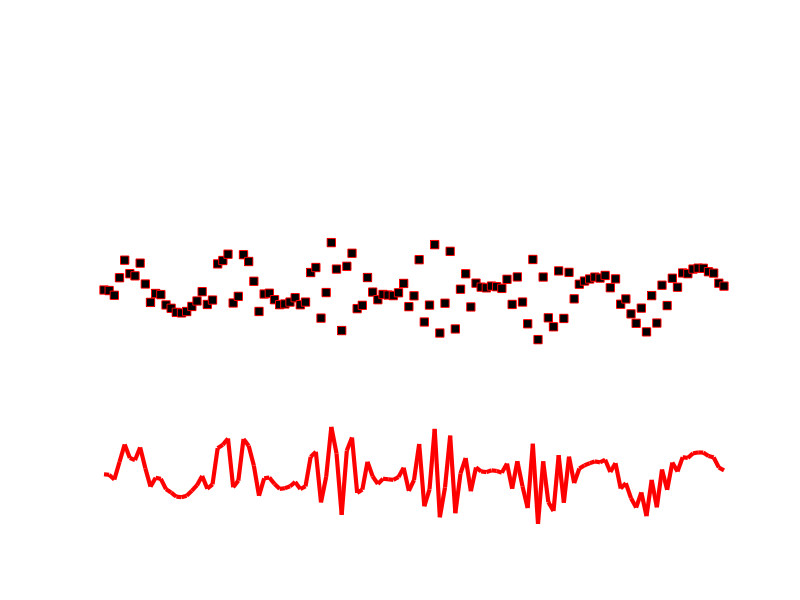
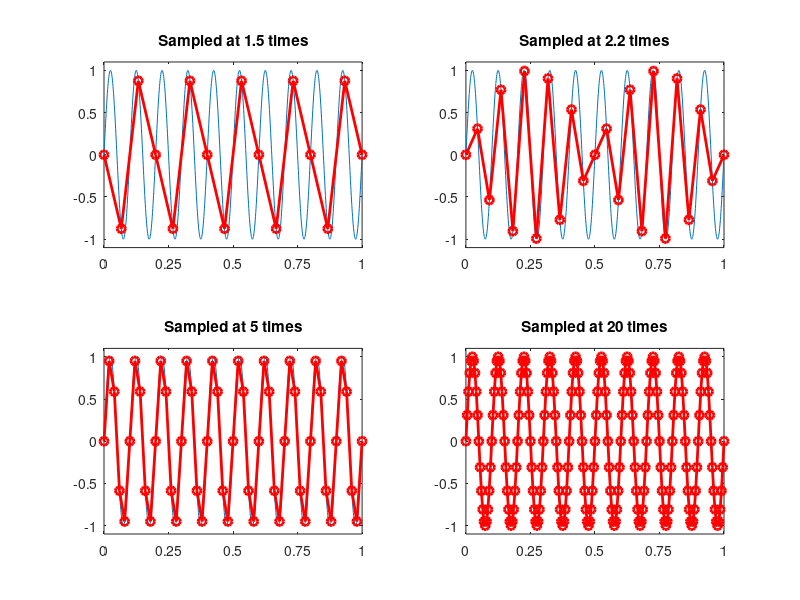
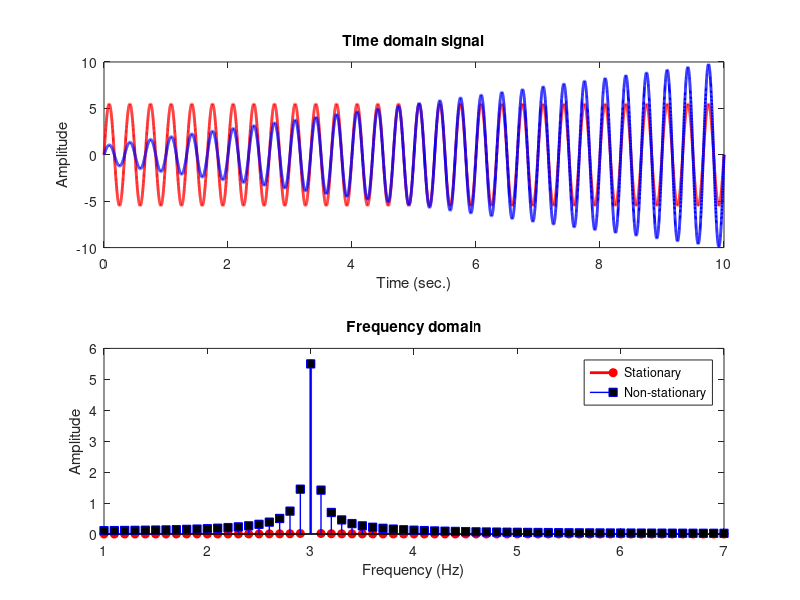
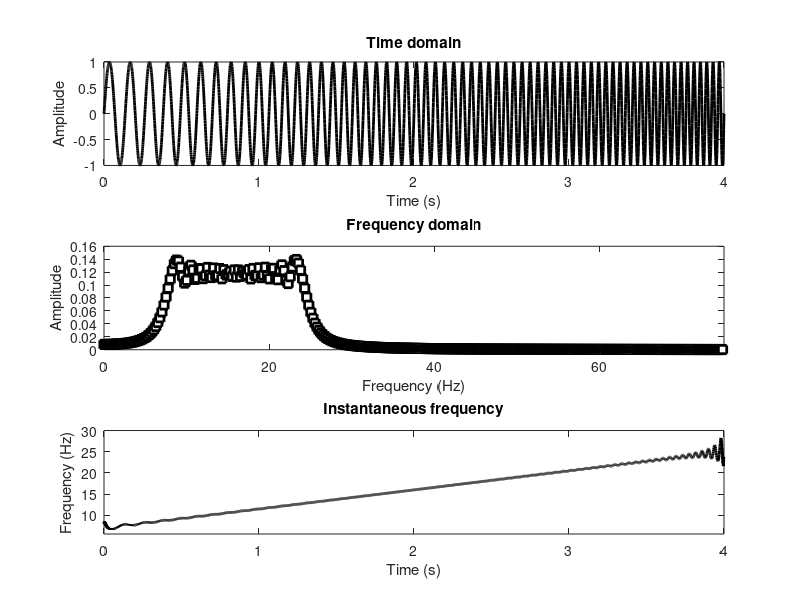

MATLAB code for these plots, in order:
%%
%     COURSE: Signal processing and image processing in MATLAB and Python
%    SECTION: Aliasing, stationarity, and violations
%      VIDEO: Aliasing
% Instructor: mikexcohen.com
%
%%
clear, clc

%% code for pictures shown in slides

srate = 1000;
t  = 0:1/srate:3;

sig = detrend( (1+sin(2*pi*2*t)) .* cos(sin(2*pi*5*t+cumsum(t/30))+t) );

figure(1), clf
subplot(311)
plot(t,sig,'w','linew',3)
axis off

subplot(312)
k = 25; % or 5
plot(t,sig,'w','linew',3), hold on
plot(t(1:k:end),sig(1:k:end),'rs','markerfacecolor','k','markersize',6)
axis off

subplot(313)
plot(t(1:k:end),sig(1:k:end),'r','linew',3)
axis off

set(gcf,'color',[33 33 33]/255)

%%

%  simulation parameters
srate  = 1000;
time   = 0:1/srate:1;
npnts  = length(time);
signal = sin(2*pi*5*time);


% measurement parameters
msrate = 10; % hz
mtime  = 0.05:1/msrate:1;
midx   = dsearchn(time',mtime');


% plot the time-domain signals
figure(2), clf
subplot(221)
plot(time,signal,'k','linew',3)
hold on
plot(time(midx),signal(midx),'mo','linew',2,'markerfacecolor','w','markersize',10)
set(gca,'ylim',[-1.1 1.1])
xlabel('time (s)'), ylabel('Amplitude')
title('Time domain')
legend({'"Analog"';'Sampled points'})


% plot the power spectrum of the "analog" signal
subplot(222)
sigX = 2*abs(fft(signal,npnts)/npnts);
hz   = linspace(0,srate/2,floor(npnts/2)+1);
stem(hz,sigX(1:length(hz)),'k','linew',2,'markerfacecolor','k')
set(gca,'xlim',[0 20])
xlabel('Frequency (Hz)'), ylabel('amplitude')
title('Frequency domain of "analog" signal')


% now plot only the measured signal
subplot(223)
plot(time(midx),signal(midx),'m','linew',2,'markerfacecolor','w','markersize',10)
set(gca,'ylim',[-1.1 1.1])
title('Measured signal')
xlabel('Time (s)'), ylabel('amplitude')

% and its amplitude spectrum
subplot(224)
sigX = 2*abs(fft(signal(midx),npnts)/length(midx));
hz   = linspace(0,msrate/2,floor(npnts/2)+1);
plot(hz,sigX(1:length(hz)),'k','linew',2,'markerfacecolor','k')
set(gca,'xlim',[0 20])
xlabel('Frequency (Hz)'), ylabel('amplitude')
title('Frequency domain of "analog" signal')

%% Related: getting close to the Nyquist

% subsample a high-sampling rate sine wave (pretend it's a continuous wave)
srate = 1000;
t = 0:1/srate:1;
f = 10; % frequency of the sine wave Hz
d = sin(2*pi*f*t);


% "Measurement" sampling rates
srates = [15 22 50 200]; % in Hz

figure(2), clf
for si=1:4
    subplot(2,2,si)
    
    % plot 'continuous' sine wave
    plot(t,d), hold on
    
    % plot sampled sine wave
    samples = round(1:1000/srates(si):length(t));
    plot(t(samples),d(samples),'ro-','linew',2)
    
    title([ 'Sampled at ' num2str(srates(si)/f) ' times' ])
    set(gca,'ylim',[-1.1 1.1],'xtick',0:.25:1)
end

%%
%     COURSE: Signal processing and image processing in MATLAB and Python
%    SECTION: Aliasing, stationarity, and violations
%      VIDEO: Effects of non-stationarities on power spectra
% Instructor: mikexcohen.com
%
%%


%% amplitude non-stationarity

srate = 1000;
t = 0:1/srate:10;
n = length(t);
f = 3; % frequency in Hz

% sine wave with time-increasing amplitude
ampl1 = linspace(1,10,n);
% uncomment this line for an AM-radio-like signal
% ampl1 = abs(interp1(linspace(t(1),t(end),10),10*rand(1,10),t,'spline'));
ampl2 = mean(ampl1);

signal1 = ampl1 .* sin(2*pi*f*t);
signal2 = ampl2 .* sin(2*pi*f*t);


% obtain Fourier coefficients and Hz vector
signal1X = fft(signal1)/n;
signal2X = fft(signal2)/n;
hz = linspace(0,srate/2,floor(n/2)+1);

figure(3), clf
subplot(211)
plot(t,signal2,'r','linew',2), hold on
plot(t,signal1,'b','linew',2)
xlabel('Time (sec.)'), ylabel('Amplitude')
title('Time domain signal')

subplot(212)
stem(hz,2*abs(signal2X(1:length(hz))),'ro-','linew',2,'markerface','r')
hold on
stem(hz,2*abs(signal1X(1:length(hz))),'bs-','linew',1,'markerface','k')

title('Frequency domain')
xlabel('Frequency (Hz)'), ylabel('Amplitude')
set(gca,'xlim',[1 7])
legend({'Stationary';'Non-stationary'})

%% frequency non-stationarity

% create signals (sine wave and linear chirp)
f  = [2 10];
ff = linspace(f(1),mean(f),n);
signal1 = sin(2*pi.*ff.*t);
signal2 = sin(2*pi.*mean(ff).*t);

% Fourier spectra
signal1X = fft(signal1)/n;
signal2X = fft(signal2)/n;
hz = linspace(0,srate/2,floor(n/2));

figure(4), clf

% plot the signals in the time domain
subplot(211)
plot(t,signal1,'b'), hold on
plot(t,signal2,'r')
xlabel('Time (sec.)'), ylabel('Amplitude')
set(gca,'ylim',[-1.1 1.1])

% and their amplitude spectra
subplot(212)
stem(hz,2*abs(signal1X(1:length(hz))),'.-','linew',2), hold on
stem(hz,2*abs(signal2X(1:length(hz))),'r.-','linew',2)
xlabel('Frequency (Hz)'), ylabel('Amplitude')
set(gca,'xlim',[0 20])

%% sharp transitions

a = [10 2 5 8];
f = [3 1 6 12];

timechunks = round(linspace(1,n,length(a)+1));

signal = 0;
for i=1:length(a)
    signal = cat(2,signal,a(i)* sin(2*pi*f(i)*t(timechunks(i):timechunks(i+1)-1) ));
end

signalX = fft(signal)/n;
hz = linspace(0,srate/2,floor(n/2)+1);

figure(5), clf
subplot(211)
plot(t,signal,'k')
xlabel('Time (s)'), ylabel('Amplitude')

subplot(212)
stem(hz,2*abs(signalX(1:length(hz))),'ks-','markerface','b')
xlabel('Frequency (Hz)'), ylabel('Amplitude')
set(gca,'xlim',[0 20])

%% phase reversal

srate = 1000;
ttime = 0:1/srate:1-1/srate; % temp time, for creating half the signal
time  = 0:1/srate:2-1/srate; % signal's time vector
n = length(time);

signal = [ sin(2*pi*10*ttime) -sin(2*pi*10*ttime) ];


figure(7), clf
subplot(211)
plot(time,signal,'k','linew',2)
xlabel('Time (sec.)'), ylabel('Amplitude')
title('Time domain')


subplot(212)
signalAmp = (2*abs( fft(signal)/n )).^2;
hz = linspace(0,srate/2,floor(n/2)+1);
plot(hz,signalAmp(1:length(hz)),'ks-','linew',2,'markerfacecolor','w')
set(gca,'xlim',[5 15])
xlabel('Frequency (Hz)'), ylabel('Power')
title('Frequency domain')

%% edges and edge artifacts

x = (linspace(0,1,n)>.5)+0; % +0 converts from boolean to number
t = 0:n-1;

% uncommenting this line shows that nonstationarities 
% do not prevent stationary signals from being easily observed
x = x + .2*sin(2*pi*6*time);

% plot
figure(6), clf
subplot(211)
plot(t,x,'k','linew',2)
set(gca,'ylim',[-.3 1.3])
xlabel('Time (s.)'), ylabel('Amplitude (a.u.)')

subplot(212)
xX = fft(x)/n;
stem(hz,2*abs(xX(1:length(hz))),'ks-','linew',2)
set(gca,'xlim',[0 20],'ylim',[0 1])
xlabel('Frequency (Hz)'), ylabel('Amplitude (a.u.)')

%% spike in the frequency domain

% frequency spectrum with a spike
fspect = zeros(300,1);
fspect(10) = 1;

% time-domain signal via iFFT
td_sig = real(ifft(fspect)) * length(fspect);


figure(8), clf

% plot amplitude spectrum
subplot(211)
stem(fspect,'ks-','linew',2)
xlabel('Frequency (indices)')
ylabel('Amplitude')
title('Frequency domain')

% plot time domain signal
subplot(212)
plot(td_sig,'k','linew',2)
xlabel('Time (indices)')
ylabel('Amplitude')
title('Time domain')


%%
%     COURSE: Signal processing and image processing in MATLAB and Python
%    SECTION: Aliasing, stationarity, and violations
%      VIDEO: Solutions for non-stationary time series
% Instructor: mikexcohen.com
%
%%

%% create signal (chirp) used in the following examples

% simulation details and create chirp
fs     = 1000; % sampling rate
time   = 0:1/fs:5;
npnts  = length(time);
f      = [10 30]; % frequencies in Hz
ff     = linspace(f(1),mean(f),npnts);
signal = sin(2*pi.*ff.*time);



figure(9), clf

% plot signal
subplot(211)
plot(time,signal,'k','linew',2)
xlabel('Time (s)'), ylabel('Amplitude')
title('Time domain signal')

% compute power spectrum
sigpow = 2*abs(fft(signal)/npnts).^2;
hz     = linspace(0,fs/2,floor(npnts/2)+1);

% and plot
subplot(212)
plot(hz,sigpow(1:length(hz)),'k','linew',2)
xlabel('Frequency (Hz)'), ylabel('Power')
set(gca,'xlim',[0 80])

%% short-time FFT

winlen   = 500; % window length
stepsize = 25;  % step size for STFFT
numsteps = floor( (npnts-winlen)/stepsize );

hz = linspace(0,fs/2,floor(winlen/2)+1);


% initialize time-frequency matrix
tf = zeros(length(hz),numsteps);

% Hann taper
hwin = .5*(1-cos(2*pi*(1:winlen) / (winlen-1)));

% loop over time windows
for ti=1:numsteps
    
    % extract part of the signal
    tidx    = (ti-1)*stepsize+1:(ti-1)*stepsize+winlen;
    tapdata = signal(tidx);
    
    % FFT of these data
    x = fft(hwin.*tapdata)/winlen;
    
    % and put in matrix
    tf(:,ti) = 2*abs(x(1:length(hz)));
end

figure(10), clf
subplot(211)
contourf(time( (0:numsteps-1)*stepsize+1 ),hz,tf,40,'linecolor','none')
set(gca,'ylim',[0 50],'xlim',[0 5],'clim',[0 .5])
xlabel('Time (s)'), ylabel('Frequency (Hz)')
title('Time-frequency power via short-time FFT')
colorbar

%% Morlet wavelet convolution

% frequencies used in analysis
nfrex = 30;
frex  = linspace(2,50,nfrex);
wtime = -2:1/fs:2;
gausS = linspace(5,35,nfrex);

% convolution parameters
nConv = length(wtime) + npnts - 1;
halfw = floor(length(wtime)/2);

% initialize time-frequency output matrix
tf = zeros(nfrex,npnts);

% FFT of signal
signalX = fft(signal,nConv);

% loop over wavelet frequencies
for fi=1:nfrex
    
    % create the wavelet
    s   = ( gausS(fi)/(2*pi*frex(fi)) )^2;
    cmw = exp(1i*2*pi*frex(fi)*wtime) .* exp( (-wtime.^2)/s );
    
    % compute its Fourier spectrum and normalize
    cmwX = fft(cmw,nConv);
    cmwX = cmwX./max(cmwX); % scale to 1
  
    
    % convolution result is inverse FFT of pointwise multiplication
    convres  = ifft( signalX .* cmwX );
    tf(fi,:) = 2*abs(convres(halfw+1:end-halfw));
end

subplot(212)
contourf(time,frex,tf,40,'linecolor','none')
set(gca,'ylim',[0 50],'xlim',[0 5],'clim',[0 1])
xlabel('Time (s)'), ylabel('Frequency (Hz)')
title('Time-frequency power via complex Morlet wavelet convolution')
colorbar


%%
%     COURSE: Signal processing and image processing in MATLAB and Python
%    SECTION: Aliasing, stationarity, and violations
%      VIDEO: Windowing and Welch's method
% Instructor: mikexcohen.com
%
%%

% create signal
srate = 1000;
npnts = 2000; % actually, this times 2!
time  = (0:npnts*2-1)/srate;
freq  = 10; % Hz

% create signal
signal = [sin(2*pi*freq*time(1:npnts)) sin(2*pi*freq*time(1:npnts) + pi)];

% compute its amplitude spectrum
hz = linspace(0,srate/2,floor(length(time)/2)+1);
ampspect = abs(fft(signal)/length(time));
ampspect(2:length(hz)-1) = 2*ampspect(2:length(hz)-1);


figure(4), clf
% plot the time-domain signal
subplot(311)
plot(time,signal)
xlabel('Time (s)'), ylabel('Amplitude')
title('Time domain')


% plot the frequency domain signal
subplot(312)
stem(hz,ampspect(1:length(hz)),'ks-','linew',2)
set(gca,'xlim',[0 freq*2])
xlabel('Frequency (Hz)'), ylabel('Amplitude')
title('Frequency domain (FFT)')

%% now for Welch's method

% parameters
winlen = 1000; % window length in points (not ms!)
nbins = floor(length(time)/winlen);

% vector of frequencies for the small windows
hzL = linspace(0,srate/2,floor(winlen/2)+1);

% initialize time-frequency matrix
welchspect = zeros(1,length(hzL));

% Hann taper
hwin = .5*(1-cos(2*pi*(1:winlen) / (winlen-1)));

% loop over time windows
for ti=1:nbins
    
    % extract part of the signal
    tidx    = (ti-1)*winlen+1:ti*winlen;
    tmpdata = signal(tidx);
    
    % FFT of these data (does the taper help?)
    x = fft(hwin.*tmpdata)/winlen;
    
    % and put in matrix
    welchspect = welchspect + 2*abs(x(1:length(hzL)));
end

% divide by nbins to complete average
welchspect = welchspect/nbins;

subplot(313)
stem(hzL,welchspect,'ks-','linew',2)
set(gca,'xlim',[0 freq*2],'ylim',[0 0.6])
xlabel('Frequency (Hz)'), ylabel('Amplitude')
title('Frequency domain (Welch''s method)')

%%
%     COURSE: Signal processing and image processing in MATLAB and Python
%    SECTION: Aliasing, stationarity, and violations
%      VIDEO: Instantaneous frequency
% Instructor: mikexcohen.com
%
%%

% simulation details
srate = 1000;
time  = 0:1/srate:4;
pnts  = length(time);

% frequencies for Fourier transform
hz = linspace(0,srate/2,floor(length(time)/2)-1);


% frequency range for linear chirp
f  = [7 25];

% generate chirp signal
ff = linspace(f(1),mean(f),pnts);
signal = sin(2*pi.*ff.*time);

% instantaneous frequency
angels = angle(hilbert(signal));
instfreq = diff(unwrap(angels))/(2*pi/srate);

subplot(311)
plot(time,signal,'k','linew',2)
xlabel('Time (s)'), ylabel('Amplitude')
title('Time domain')

subplot(312)
amp = 2*abs(fft(signal)/pnts);
plot(hz,amp(1:length(hz)),'ks-','linew',2,'markerfacecolor','w')
title('Frequency domain')
set(gca,'xlim',[0 min(srate/2,f(2)*3)])
xlabel('Frequency (Hz)'), ylabel('Amplitude')

subplot(313)
plot(time(1:end-1),instfreq,'k','linew',2,'markerfacecolor','w')
set(gca,'ylim',[f(1)*.8 f(2)*1.2])
xlabel('Time (s)'), ylabel('Frequency (Hz)')
title('Instantaneous frequency')


%% done.

% Interested in more courses? See sincxpress.com 
% Use code MXC-DISC4ALL for the lowest price for all courses.
